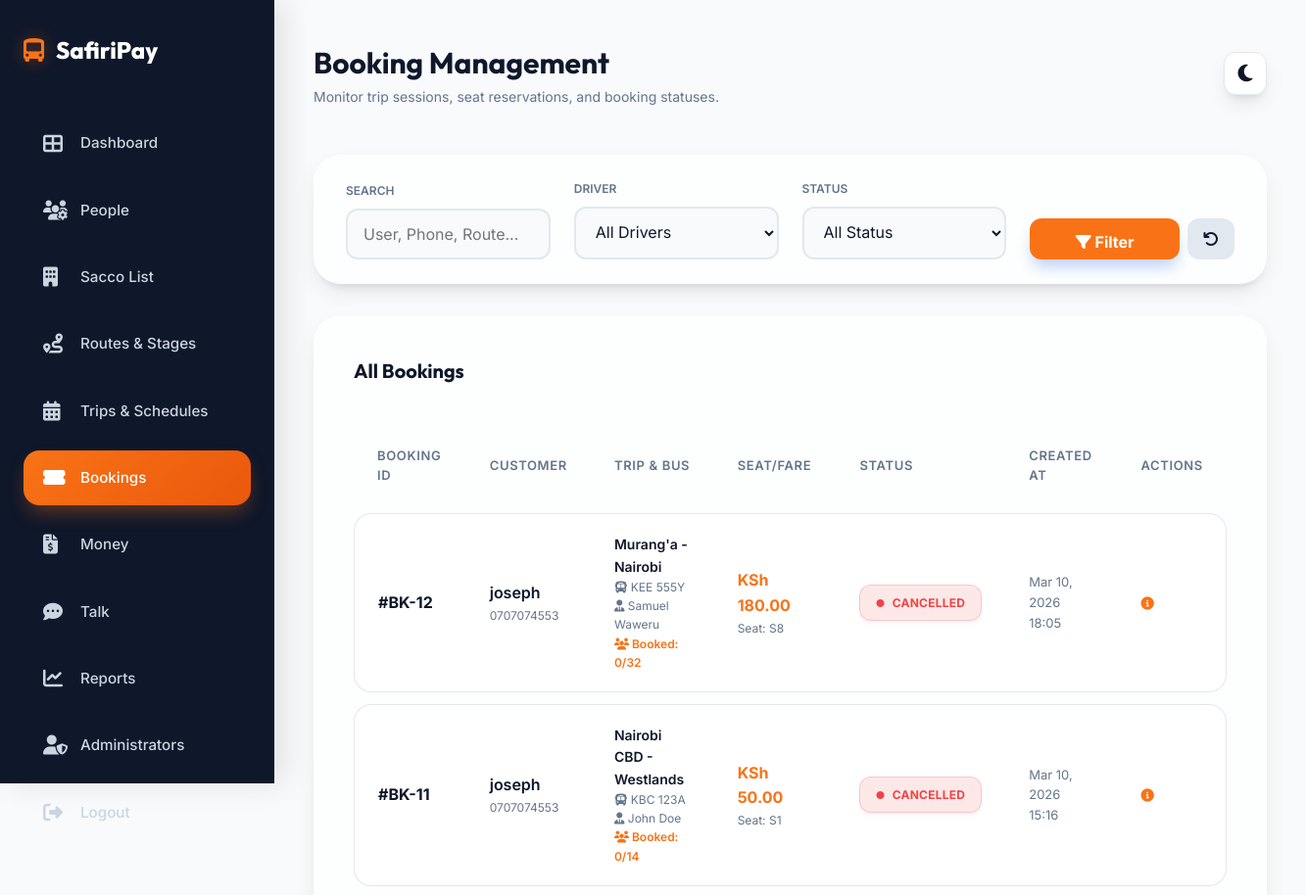
Page /adminveiw/manage_bookings.php (signed in, upper part) on the earlier database version.
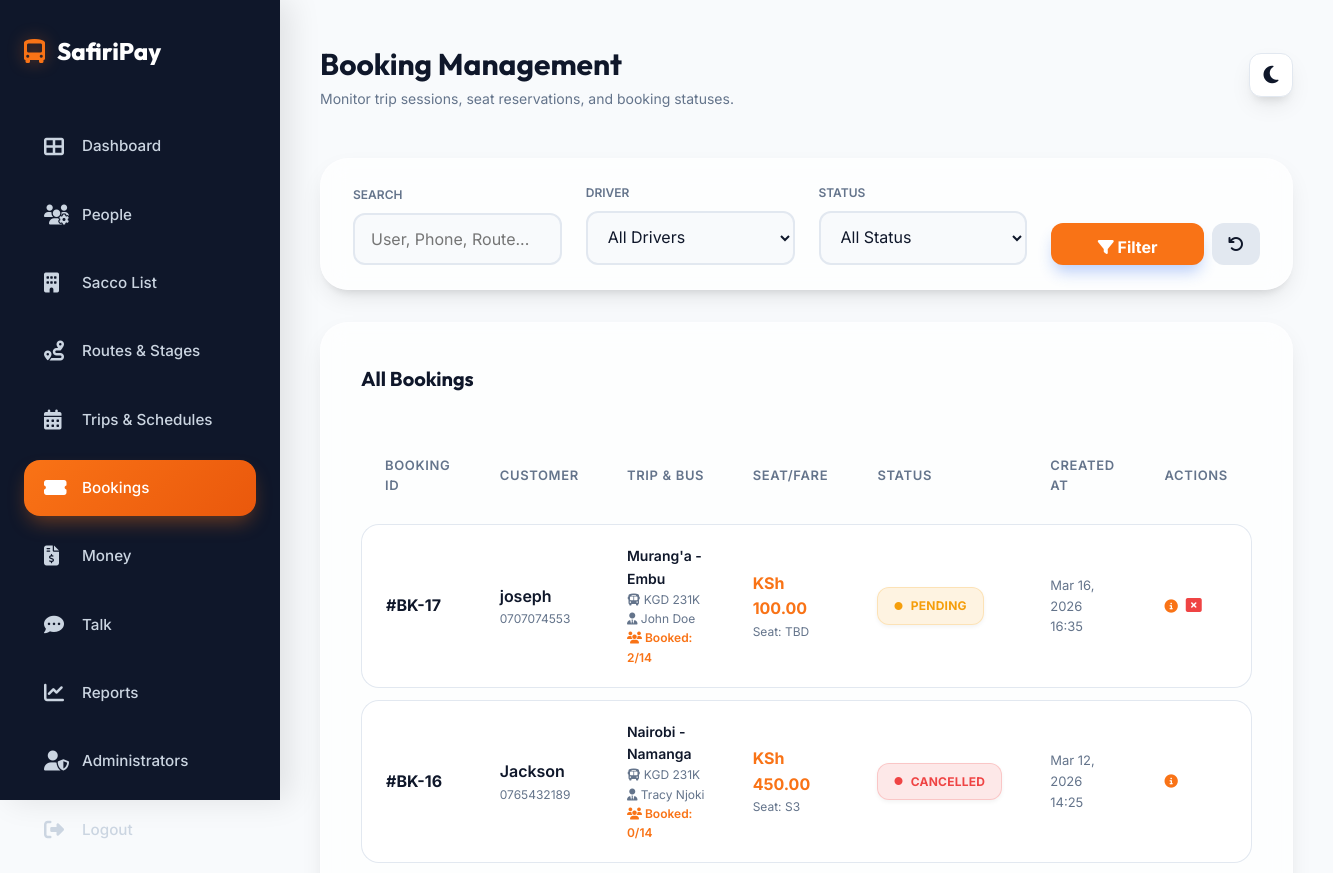
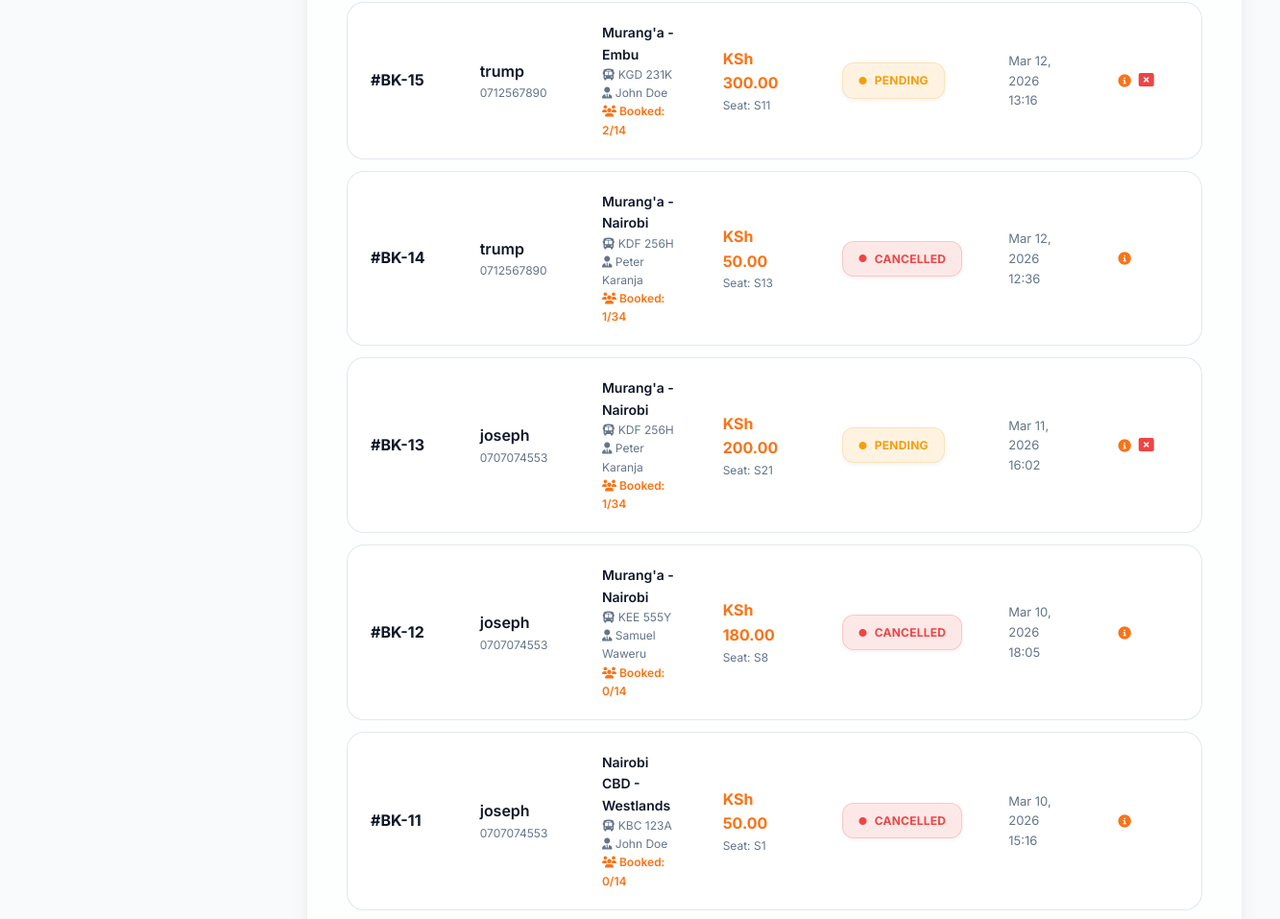
Same page on the later database version (2 pictures, top to bottom).
### tables this page shows
CREATE TABLE `tripsessions` (
  `sessionid` int(11) NOT NULL,
  `userid` int(11) NOT NULL,
  `tripid` int(11) NOT NULL,
  `saccoid` int(11) NOT NULL,
  `busid` int(11) DEFAULT NULL,
  `fromstageid` int(11) DEFAULT NULL,
  `tostageid` int(11) DEFAULT NULL,
  `fareamount` decimal(10,2) NOT NULL,
  `seatid` int(11) DEFAULT NULL,
  `status` enum('pending','paid','expired','cancelled') DEFAULT 'pending',
  `boarding_status` enum('pending','boarded') DEFAULT 'pending',
  `disability_type` varchar(50) DEFAULT 'None',
  `luggage_type` varchar(50) DEFAULT 'None',
  `expiresat` datetime DEFAULT NULL,
  `createdat` datetime DEFAULT current_timestamp()
);

CREATE TABLE `users` (
  `userid` int(11) NOT NULL,
  `username` varchar(50) NOT NULL,
  `phoneno` varchar(15) NOT NULL,
  `email` varchar(255) DEFAULT NULL,
  `hashedpassword` varchar(255) NOT NULL,
  `monthlybudget` decimal(10,2) DEFAULT NULL,
  `datejoined` datetime DEFAULT current_timestamp(),
  `type` enum('user','sacco','admin') NOT NULL DEFAULT 'user',
  `saccoid` int(11) DEFAULT NULL
);

CREATE TABLE `buses` (
  `busid` int(11) NOT NULL,
  `saccoid` int(11) NOT NULL,
  `platenumber` varchar(20) NOT NULL,
  `capacity` int(11) DEFAULT 14,
  `status` tinyint(4) DEFAULT 1,
  `driverid` int(11) NOT NULL
);

CREATE TABLE `seats` (
  `seatid` int(11) NOT NULL,
  `busid` int(11) NOT NULL,
  `seatnumber` varchar(5) NOT NULL,
  `status` enum('available','occupied') DEFAULT 'available'
);

### adminveiw/manage_bookings.php (the view, shortened to what the changed rows need)
<?php
include 'database.php';
$where_conditions = ["1=1"];
$where_clause = implode(' AND ', $where_conditions);
$query = "
    SELECT ts.*, u.username, u.phoneno, r.routename, b.platenumber, s.seatnumber, b.capacity, d.dname,
           (SELECT COUNT(*) FROM tripsessions WHERE tripid = ts.tripid AND status != 'cancelled') as booked_seats
    FROM tripsessions ts
    JOIN users u ON ts.userid = u.userid
    JOIN trips t ON ts.tripid = t.tripid
    JOIN routes r ON t.routeid = r.routeid
    LEFT JOIN buses b ON ts.busid = b.busid
    LEFT JOIN drivers d ON t.driverid = d.driverid
    LEFT JOIN seats s ON ts.seatid = s.seatid
    WHERE $where_clause
";
$query .= " ORDER BY ts.createdat DESC";
$bookings = $conn->query($query);
?>
<!DOCTYPE html>
<html lang="en">
<head>
    <link rel="stylesheet" href="https://cdnjs.cloudflare.com/ajax/libs/font-awesome/6.4.0/css/all.min.css">
    <link rel="stylesheet" href="admin.css">
</head>
<body>
    <div class="dashboard-container">
        <main class="main-content">
            <header class="header">
                <div class="header-title">
                    <h1>Booking Management</h1>
                </div>
            </header>
            <div class="data-card">
                <div class="data-card-header">
                    <h2>All Bookings</h2>
                </div>
                <div class="table-responsive">
                    <table>
                        <thead>
                            <tr>
                                <th>Booking ID</th>
                                <th>Customer</th>
                                <th>Trip & Bus</th>
                                <th>Seat/Fare</th>
                                <th>Status</th>
                                <th>Created At</th>
                                <th>Actions</th>
                            </tr>
                        </thead>
                        <tbody>
                            <?php if ($bookings && $bookings->num_rows > 0): ?>
                                <?php while($row = $bookings->fetch_assoc()): ?>
                                    <tr>
                                        <td style="font-weight: 700;">#BK-<?php echo $row['sessionid']; ?></td>
                                        <td>
                                            <div style="font-weight: 600;"><?php echo htmlspecialchars($row['username']); ?></div>
                                            <div style="font-size: 0.75rem; color: var(--text-muted);"><?php echo htmlspecialchars($row['phoneno']); ?></div>
                                        </td>
                                        <td>
                                            <div style="font-size: 0.875rem; font-weight: 600;"><?php echo htmlspecialchars($row['routename']); ?></div>
                                            <div style="font-size: 0.75rem; color: var(--text-muted);"><i class="fas fa-bus"></i> <?php echo htmlspecialchars($row['platenumber'] ?: 'N/A'); ?></div>
                                            <div style="font-size: 0.75rem; color: var(--text-muted);"><i class="fas fa-user-tie"></i> <?php echo htmlspecialchars($row['dname'] ?: 'N/A'); ?></div>
                                            <div style="font-size: 0.75rem; font-weight: 600; color: var(--primary);">
                                                <i class="fas fa-users"></i> Booked: <?php echo $row['booked_seats']; ?>/<?php echo $row['capacity'] ?: '14'; ?>
                                            </div>
                                        </td>
                                        <td>
                                            <div style="font-weight: 700; color: var(--primary);">KSh <?php echo number_format($row['fareamount'], 2); ?></div>
                                            <div style="font-size: 0.75rem; color: var(--text-muted);">Seat: <?php echo htmlspecialchars($row['seatnumber'] ?: 'TBD'); ?></div>
                                        </td>
                                        <td>
                                            <span class="status-badge status-<?php echo strtolower($row['status']); ?>">
                                                <i class="fas fa-circle" style="font-size: 0.5rem;"></i>
                                                <?php echo ucfirst($row['status']); ?>
                                            </span>
                                        </td>
                                        <td style="font-size: 0.8125rem; color: var(--text-muted);">
                                            <?php echo date('M d, Y', strtotime($row['createdat'])); ?><br>
                                            <?php echo date('H:i', strtotime($row['createdat'])); ?>
                                        </td>
                                        <td>
                                            <div style="display: flex; gap: 8px;">
                                                <button title="View Full Details" style="background: none; border: none; color: var(--primary); cursor: pointer;"><i class="fas fa-info-circle"></i></button>
                                                <?php if($row['status'] != 'cancelled'): ?>
                                                    <a href="manage_bookings.php?action=cancel&id=<?php echo $row['sessionid']; ?>" title="Cancel Booking" style="color: var(--danger);" onclick="return confirm('Are you sure you want to cancel this booking?')"><i class="fas fa-window-close"></i></a>
                                                <?php endif; ?>
                                            </div>
                                        </td>
                                    </tr>
                                <?php endwhile; ?>
                            <?php else: ?>
                                <tr>
                                    <td colspan="7" style="text-align:center;">No bookings found.</td>
                                </tr>
                            <?php endif; ?>
                        </tbody>
                    </table>
                </div>
            </div>
        </main>
    </div>
</body>
</html>

Differences in the rows shown:
added tripsessions: sessionid "17", userid.username "joseph", userid.phoneno "0707074553", routename "Murang'a - Embu", busid.platenumber "KGD 231K", dname "John Doe", booked_seats "2", busid.capacity "14", fareamount "100.00", seatnumber "TBD", status "PENDING", createdat "Mar 16, 2026", createdat "16:35"
added tripsessions: sessionid "16", userid.username "Jackson", userid.phoneno "0765432189", routename "Nairobi - Namanga", busid.platenumber "KGD 231K", dname "Tracy Njoki", booked_seats "0", busid.capacity "14", fareamount "450.00", seatid.seatnumber "S3", status "CANCELLED", createdat "Mar 12, 2026", createdat "14:25"
added tripsessions: sessionid "15", userid.username "trump", userid.phoneno "0712567890", routename "Murang'a - Embu", busid.platenumber "KGD 231K", dname "John Doe", booked_seats "2", busid.capacity "14", fareamount "300.00", seatid.seatnumber "S11", status "PENDING", createdat "Mar 12, 2026", createdat "13:16"
added tripsessions: sessionid "14", userid.username "trump", userid.phoneno "0712567890", routename "Murang'a - Nairobi", busid.platenumber "KDF 256H", dname "Peter Karanja", booked_seats "1", busid.capacity "34", fareamount "50.00", seatid.seatnumber "S13", status "CANCELLED", createdat "Mar 12, 2026", createdat "12:36"
added tripsessions: sessionid "13", userid.username "joseph", userid.phoneno "0707074553", routename "Murang'a - Nairobi", busid.platenumber "KDF 256H", dname "Peter Karanja", booked_seats "1", busid.capacity "34", fareamount "200.00", seatid.seatnumber "S21", status "PENDING", createdat "Mar 11, 2026", createdat "16:02"
changed through a linked row, tripsessions "KEE 555Y": busid.capacity "32" → "14"
